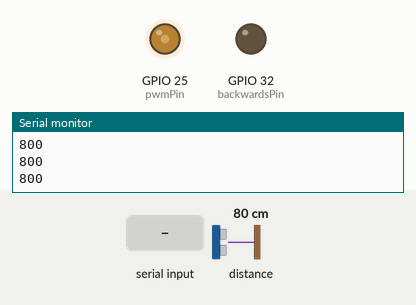
Recording of a sketch running on a simulated ESP32. On the bench: output pins drawn as LEDs (lit = HIGH), the last lines printed to the serial monitor. The inputs (shaded band) are chosen by the test bench; at power-on: distance to the obstacle 80 cm.

Above: at 2.2 s.
2.3 s: distance to the obstacle set to 2 cm
At 3.0 s:
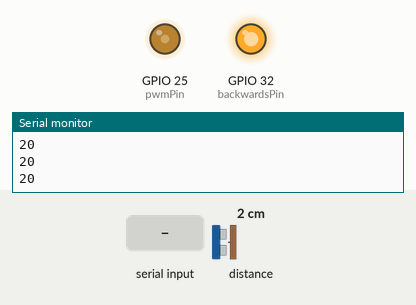
3.8 s: distance to the obstacle set to 4 cm
At 5.0 s:
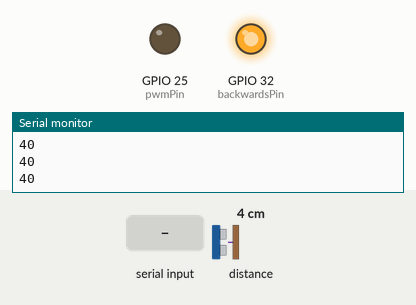
6.8 s: "Errors 5\n" received over Serial
At 7.9 s:
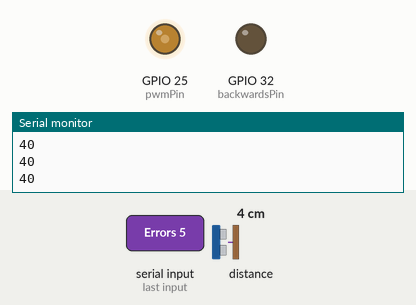
8.5 s: "s90\n" received over Serial
At 9.9 s:
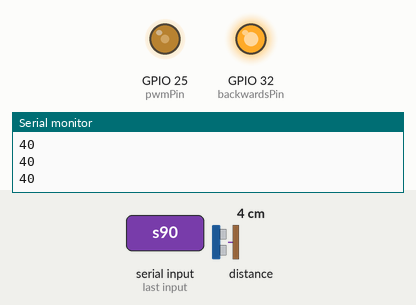
Timing chart, 0 to 11.0 s (numbered marks = the images above; inputs shaded):
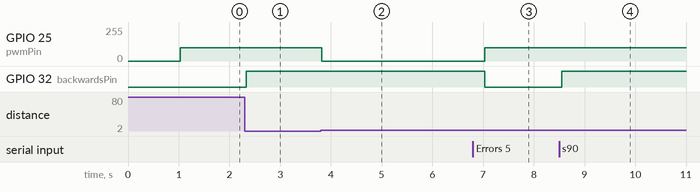

Measured:
- after the input at 2.3 s, GPIO 32 (backwardsPin): LOW → HIGH at once
- after the input at 3.8 s, GPIO 25 (pwmPin): 100/255 → 0/255 at once
- after the input at 6.8 s, GPIO 25 (pwmPin): 0/255 → 100/255 after 0.23 s; GPIO 32 (backwardsPin): HIGH → LOW after 0.23 s
- after the input at 8.5 s, GPIO 32 (backwardsPin): LOW → HIGH after 0.05 s

The sketch:

Steering.ino
```cpp
//Sistema de direccion
//Elaboraron: Ali, Pedro, Pablo, Julio, Ana, Tom, Alejandro, Dr. Reyes


//Librerías
#include <SPI.h>
#include <mcp2515.h>
#include "Adafruit_VL53L0X.h"
// #include <avr/wdt.h>
#include <EEPROM.h>
#include "esp_task_wdt.h"

Adafruit_VL53L0X lox = Adafruit_VL53L0X();

#define backwardsPin 32  //backwardsPin - Dirección Pololu
#define CsPololuPin 34   //CsPolulu - Corriente Pololu
#define pwmPin 25        //pwmPin - PWM Pololu by Frenos


//Inicialización de variables
int SetPoint = 0;  //Valor deseado del sistema de control (Rango de 0 a 100)
int Sensor = 0;    // Valor medido del sensor de retroalimentacion (Rango de 0 a 100)
int Output = 0;    // Valor de control al actuador (Rango de 0 a 100)
int Error = 0;     //Diferencia entre el SetPoint y el valor del Sensor


int CANEnable = 1;  // Bandera para habilitar la lectura del CAN

bool FlagEnable;
int Pos = 0;
#define vel 100


struct can_frame msgSend;     //Estructura de mensaje para almacenar datos salientes
struct can_frame msgRecieve;  //Estructura de mensaje para almacenar datos entrantes


MCP2515 mcp2515(5);  // Indica en que pin de arduino está conectado CS del modulo CANA

TaskHandle_t taskRead_tof;
QueueHandle_t distance_queue;  //Declaración de una cola para comunicar los 2 cores

void setup() {
  //wdt_disable();

  //Declaración de pines
  pinMode(backwardsPin, OUTPUT);  //backwardsPin - Dirección Pololu
  pinMode(CsPololuPin, INPUT);    //CsPolulu - Corriente Pololu
  pinMode(pwmPin, OUTPUT);        //pwmPin - PWM Pololu by dirección


    Serial.begin(115200);

  ledcSetup(0, 5000, 8);
  ledcAttachPin(pwmPin, 0);
  //Inicialización de módulo CAN
  mcp2515.reset();
  mcp2515.setBitrate(CAN_125KBPS);  //Bitrate del CAN Bus
  mcp2515.setNormalMode();          //Modo del CAN

  //Test para verificar la inicialización del sensor
  delay(1000);
  Serial.println("Adafruit VL53L0X test");
  if (!lox.begin()) {
    Serial.println(F("Failed to boot VL53L0X"));
    while (1) {
      Serial.println("Adafruit VL53L0X test");
    }  // Bucle infinito
  }
  Wire.setTimeout(300);

  //Configuración del tiempo de espera max. para la comunicación I2C utilizando la calse Wire


  xTaskCreatePinnedToCore(taskRead_sensor, "TaskRead_tof", 10000, NULL, tskIDLE_PRIORITY, &taskRead_tof, 0);
  distance_queue = xQueueCreate(1, sizeof(Sensor));


  //wdt_enable(WDTO_120MS);
}

void taskRead_sensor(void* parameter) {
  esp_task_wdt_init(1, true);
  //Task dedicada a la lectura del sensor de tiempo de vuelo
  int mapped_distance = 0;
  VL53L0X_RangingMeasurementData_t measure;
  while (true) {
    lox.rangingTest(&measure, false);  // pass in 'true' to get debug data printout!
                                       //Se guarda la medición hecha y mapeada a un rango de entre 0-100 en la var. "Pos"
    Pos = measure.RangeMilliMeter;
    mapped_distance = map(Pos, 39, 104, 0, 100);
    xQueueSend(distance_queue, &mapped_distance, portMAX_DELAY);
    Serial.println(Pos);
    //Wire.setTimeout(3);
    esp_task_wdt_reset();
  }
}

void loop() {
  //Espera mensaje CAN del módulo de Control
if (CANEnable){
  if (mcp2515.readMessage(&msgRecieve) == MCP2515::ERROR_OK) {
    //Verifica que sea un mensaje para el sistema de dirección
    if (msgRecieve.can_id == 0x53) {

      //Se establece el SetPoint
      SetPoint = int(msgRecieve.data[0]);
      //Se activa la vandera para iniciar lazo de control
      FlagEnable = true;

      //Envia la posición medida guardada en void setup
      msgSend.can_id = 115;
      msgSend.can_dlc = 1;
      msgSend.data[0] = Sensor;
      mcp2515.sendMessage(&msgSend);

      //Se reinicia el módulo de CAN
      mcp2515.reset();
      mcp2515.setBitrate(CAN_125KBPS);  //Bitrate del CAN Bus
      mcp2515.setNormalMode();          //Modo del CAN
      delay(100);
    }
  }
}

  if (Serial.available() > 0) {
    ReadSerial();
  }


  int receivedDistance = 0;
  if (xQueueReceive(distance_queue, &receivedDistance, pdMS_TO_TICKS(100))) {  //Lee la cola, si está vacia espera hasta 100ms para recibir un dato
    Sensor = receivedDistance;                                                //Guarda el valor de la cola en SetPoint
  }
  //Calcula el error entre el SetPoint y la posición medida
  Error = SetPoint - Sensor;
  //    EEPROM.write(direccion, valor);

  //Acción de control


  if (Error > 5) {
    //Serial.println("Errors 5");3
    ledcWrite(0, vel);                 //pin 9 velocidad
    digitalWrite(backwardsPin, HIGH);  //Izquierda
  }

  if (Error < -5) {
    //Serial.println("Errors -5");
    ledcWrite(0, vel);
    digitalWrite(backwardsPin, LOW);  //Derecha
  }

  if (5 > Error && Error > -5) {
    ledcWrite(0, 0);
    digitalWrite(backwardsPin, HIGH);
    FlagEnable = false;
  }


  //wdt_reset();
}


void ReadSerial() {
  char lectura = Serial.read();
  if (lectura == '*') {
    Serial.print("B: ");
    Serial.print(SetPoint);
    Serial.print(", ");
    Serial.print(Sensor);
    Serial.print(", ");
    Serial.println(Error);
  }
  if (lectura == 's') {
    //Si recibe una s espera 3 valores para indicar el setPoint
    while (Serial.available() == 0)
      ;
    char centenas = Serial.read() - '0';
    while (Serial.available() == 0)
      ;
    char decenas = Serial.read() - '0';
    while (Serial.available() == 0)
      ;
    char unidades = Serial.read() - '0';

    SetPoint = centenas * 100 + decenas * 10 + unidades;
  }

  if (lectura == 'e') {
    //Si recibe una e habilita la lectura del CAN
    CANEnable = 1;
  }
  if (lectura == 'd') {
    //Si recibe una d deshabilita la lectura del CAN
    CANEnable = 0;
  }
}
```
